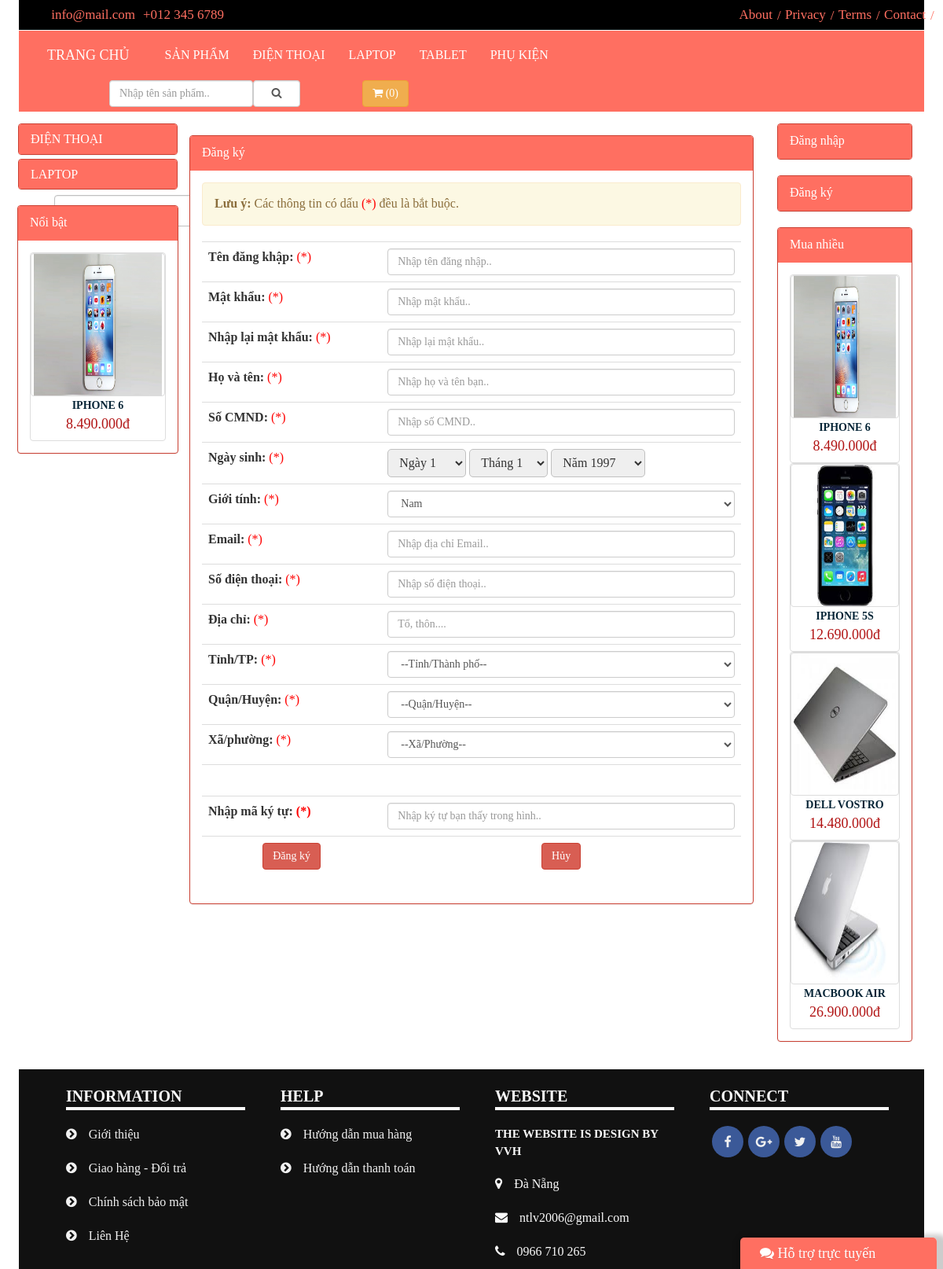
Page /?menu=dang_ky on the committed database.
### tables this page shows
CREATE TABLE IF NOT EXISTS `menu_ngang` (
  `id` int(11) NOT NULL,
  `title` varchar(80) DEFAULT NULL,
  `content` varchar(600) DEFAULT NULL,
  `loaimenu` varchar(80) DEFAULT NULL
);

CREATE TABLE IF NOT EXISTS `menu_doc` (
  `id` int(11) NOT NULL,
  `title` varchar(80) DEFAULT NULL,
  `sub_1` varchar(80) NOT NULL,
  `sub_2` varchar(80) NOT NULL,
  `sub_3` varchar(50) NOT NULL,
  `sub_1_link` varchar(1000) NOT NULL,
  `sub_2_link` varchar(1000) NOT NULL,
  `sub_3_link` varchar(50) NOT NULL
);

CREATE TABLE IF NOT EXISTS `san_pham` (
  `masp` int(11) NOT NULL,
  `tensp` varchar(80) DEFAULT NULL,
  `giasp` int(11) DEFAULT NULL,
  `soluong` int(11) NOT NULL,
  `img` varchar(100) DEFAULT NULL,
  `img1` varchar(80) NOT NULL,
  `img2` varchar(80) NOT NULL,
  `img3` varchar(80) NOT NULL,
  `img4` varchar(80) NOT NULL,
  `thongtin` varchar(500) DEFAULT NULL,
  `loaisp` varchar(80) DEFAULT NULL,
  `noi_bat` varchar(10) NOT NULL,
  `mua_nhieu` int(11) NOT NULL,
  `xem_nhieu` int(11) NOT NULL,
  `rate1` int(11) NOT NULL,
  `rate2` int(11) NOT NULL,
  `rate3` int(11) NOT NULL,
  `rate4` int(11) NOT NULL,
  `rate5` int(11) NOT NULL
);

### left.php (called while the page is built)
<?php
	include('menu_left.php');
	include('chuc_nang/san_pham/noi_bat.php');
?>

### content.php (called while the page is built)
<?php
	include('chuc_nang/menu.php');
?>

### chuc_nang/dang_ky_dang_nhap/dang_ky.php (the view, shortened to what this page needs)
<div class="panel panel-primary">
    <div class="panel-heading">Đăng ký</div>
    <div class="panel-body">
    <p class="alert alert-warning"><strong>Lưu ý: </strong>Các thông tin có dấu <span style="color: red;">(*)</span> đều là bắt buộc.</p>
    <form action="?menu=exec_dang_ky" method="post" role="form" data-toggle="validator">
	<table class="table">
		<tr>
			<td><label for="user">Tên đăng khập:</label> <span style="color: red;">(*)</span></td>
			<td><input type="text" name="username" id="user" class="form-control" placeholder="Nhập tên đăng nhập.." required ></td>
		</tr>
		<tr>
			<td><label for="pass">Mật khẩu:</label> <span style="color: red;">(*)</span></td>
			<td><input type="password" name="password" id="pass" class="form-control" placeholder="Nhập mật khẩu.." required ></td>
		</tr>
		<tr>
			<td><label for="repass">Nhập lại mật khẩu:</label> <span style="color: red;">(*)</span></td>
			<td><input type="password" name="re-pass" class="form-control" id="repass" placeholder="Nhập lại mật khẩu.." required ></td>
		</tr>
		<tr>
			<td><label for="hoten">Họ và tên:</label> <span style="color: red;">(*)</span></td>
			<td><input type="text" name="hoten" id="hoten" class="form-control"  placeholder="Nhập họ và tên bạn.." required ></td>
		</tr>
		<tr>
			<td><label for="cmnd">Số CMND: </label> <span style="color: red;">(*)</span></td>
			<td><input type="text" name="cmnd" id="cmnd" class="form-control"  placeholder="Nhập số CMND.." required ></td>
		</tr>
		<tr>
			<td><label>Ngày sinh: </label> <span style="color: red;">(*)</span></td>
			<td>
				<select style="width: 100px; height: 36px; border: 0.1px solid silver; border-radius: 5px; padding-left: 10px;" name="ngay" id="ngaysinh" required >
				<?php for($i=1; $i<=31; $i++){ ?>
					<option value="<?php echo $i; ?>"><?php echo "Ngày ".$i; ?></option>
				<?php }?>
				</select>
				<select style="width: 100px; height: 36px; border: 0.1px solid silver; border-radius: 5px; padding-left: 10px;" name="thang" required >
				<?php for($j=1; $j<=12; $j++){ ?>
					<option value="<?php echo $j; ?>"><?php echo "Tháng ".$j; ?></option>
				<?php }?>
				</select>
				<select style="width: 120px; height: 36px; border: 0.1px solid silver; border-radius: 5px; padding-left: 10px;" name="nam" required >
				<?php for($y=1946; $y<=date('Y'); $y++){
					if($y==1997){
						$selected= "selected";
						}
					else{
						$selected= "";
						} ?>
					<option value="<?php echo $y; ?>" <?php echo $selected; ?> ><?php echo "Năm ".$y; ?></option>
				<?php } ?>
				</select>
			</td>
		</tr>
		<tr>
			<td><label for="gioitinh">Giới tính:</label> <span style="color: red;">(*)</span></td>
			<td>
				<select  class="form-control"  name="gioitinh" id="gioitinh" required >
					<option value="Nam">Nam</option>
				</select>
			</td>
		</tr>
		<tr>
			<td><label for="email">Email:</label> <span style="color: red;">(*)</span></td>
			<td><input type="email" name="email" id="email" class="form-control"  placeholder="Nhập địa chỉ Email.." required ></td>
		</tr>
		<tr>
			<td><label for="sdt">Số điện thoại:</label> <span style="color: red;">(*)</span></td>
			<td><input type="text" name="sdt" id="sdt" class="form-control"  placeholder="Nhập số điện thoại.." required ></td>
		</tr>
		<tr>
			<td><label for="diachi">Địa chỉ:</label> <span style="color: red;">(*)</span></td>
			<td><input type="text" name="diachi" id="diachi" class="form-control"  placeholder="Tổ, thôn...." required ></td>
		</tr>
		<tr>
			<td><label for="tinhtp">Tỉnh/TP:</label> <span style="color: red;">(*)</span></td>
			<td>
				<select  class="form-control"  name="tinhtp" id="tinhtp" required >
					<option value="">--Tỉnh/Thành phố--</option>
				</select>
			</td>
		</tr>
		<tr>
			<td><label for="quanhuyen">Quận/Huyện:</label> <span style="color: red;">(*)</span></td>
			<td>
				<select  class="form-control"  name="quanhuyen" id="quanhuyen" required >
					<option value="">--Quận/Huyện--</option>
				</select>
			</td>
		</tr>
		<tr>
			<td><label for="xaphuong">Xã/phường: </label> <span style="color: red;">(*)</span></td>
			<td>
				<select class="form-control"  name="xaphuong" id="xaphuong" required >
					<option value="">--Xã/Phường--</option>
				</select>
			</td>
		</tr>
		<tr>
			<td colspan="2" align="center"><img src="chuc_nang/dang_ky_dang_nhap/captcha.php" alt=""></td>
		</tr>
		<tr>
			<td><label for="captcha">Nhập mã ký tự: <span style="color: red;">(*)</label></span></td>
			<td><input type="text" class="form-control" name="value" id="captcha" placeholder="Nhập ký tự bạn thấy trong hình.."></td>
		</tr>
		<tr>
			<td align="center"><input type="submit" class="btn btn-primary" name="submit" value="Đăng ký"></td></form>
			<td align="center"><form action="?menu=exec_dang_ky" action="post"><input type="submit" class="btn btn-primary" name="cancel" value="Hủy"></form></td>
</div>
</div>

### navbar.php (shortened to what this page needs)
<nav class="menu sticky navbar-default" role="navigation">
	<div class="container">
		<div class="navbar-header">
			<a class="navbar-brand" href="index.php">TRANG CHỦ</a>
		</div>
		<div class="collapse navbar-collapse navbar-ex1-collapse col-sm-10">
			<ul class="nav navbar-nav">
				<?php
				include('connect.php');
				$sl="select * from menu_ngang";
				$exec= mysqli_query($connect, $sl);
				while($row=mysqli_fetch_array($exec)){
				?>
				<li><a href="?menu=<?php echo $row['loaimenu']; ?>"><?php
				echo $row['title']; ?></a></li>
				<?php } ?>
			</ul>
		</div>
		<div class="col-md-5 right">
			<div class="search row">
				<form class="search row" action="?menu=search" action="post">
					<input class="form-control" type="search" name="search" placeholder="Nhập tên sản phẩm..">
					<button type="submit" class="form-control formcontrol" name="submit"><span class="fa fa-search"></span></button>
				</form>
				<div class="cart ">
				<a class="btn btn-warning" href="?menu=gio_hang"><span class="fa fa-shopping-cart"></span> (<?php if(isset($_SESSION['giohang'])){
						$cart= count($_SESSION['giohang']);
						echo $cart;
					}
				else { $cart=0;
					echo $cart;} ?>)</a>
			</div>
			</div>
		</div>
	</div>
</nav>

### menu_left.php (shortened to what this page needs)
<div class="row">
           <div class="panel-group" id="accordion">
           <?php
		include('connect.php');
		$sl= "select * from menu_doc";
		$exec= mysqli_query($connect,$sl);
		$i=0;
		while($row= mysqli_fetch_array($exec)){
			$i=$i+1;
			switch($i){
				case 1: $num= "One"; break;
				case 2: $num= "Two"; break;
			}
	?>
               <div class="panel panel-primary" style="margin-left: -16px;">
                   <div class="panel-heading">
                       <h4 class="panel-title">
                           <a data-toggle="collapse" style="text-decoration: none;" data-parent="#accordion" href="#collapse<?php echo $num; ?>"><?php echo $row['title'];  ?></a>
                       </h4>
                   </div>
               </div>
               <?php } ?>
           </div>
   </div>

### chuc_nang/san_pham/noi_bat.php
<div class="panel panel-primary"  style="margin-left: -32px; margin-right: -16px;">
    <div class="panel-heading">Nổi bật</div>
    <div class="panel-body">
		<?php
			include('connect.php');
			$sl= "select * from san_pham where noi_bat='co' limit 0,4";
			$exec= mysqli_query($connect, $sl);
			while($row= mysqli_fetch_array($exec)){
		?>
		<div style="height: 240px;" class="sp img-thumbnail">
		<div class="img img-thumbnail">
			<a href="?menu=product_info&masp=<?php echo $row['masp']; ?>"><img src="images/<?php echo $row['img']; ?>" alt=""></a>
		</div>
		<div class="title">
			<a href="?menu=product_info&masp=<?php echo $row['masp']; ?>"><?php echo $row['tensp']; ?></a>
		</div>
		<div class="cost">
			<span><?php echo number_format($row['giasp'],0,",",".")."đ"; ?></span>
		</div>
	</div>
		<?php } ?>
	</div>
</div>

### chuc_nang/san_pham/mua_nhieu.php
<div class="panel panel-primary">
    <div class="panel-heading">Mua nhiều</div>
    <div class="panel-body">
		<?php
			include('connect.php');
			$sl= "select * from san_pham order by mua_nhieu desc limit 0,4";
			$exec= mysqli_query($connect, $sl);
			while($row= mysqli_fetch_array($exec)){
		?>
		<div style="height: 240px;" class="sp img-thumbnail">
		<div class="img img-thumbnail">
			<a href="?menu=product_info&masp=<?php echo $row['masp']; ?>"><img src="images/<?php echo $row['img']; ?>" alt=""></a>
		</div>
		<div class="title">
			<a href="?menu=product_info&masp=<?php echo $row['masp']; ?>"><?php echo $row['tensp']; ?></a>
		</div>
		<div class="cost">
			<span><?php echo number_format($row['giasp'],0,",",".")."đ"; ?></span>
		</div>
	</div>
		<?php } ?>
	</div>
</div>

### css/style.css (style rules this page uses)
body { width: 96%; margin: auto; font-family: tahoma; font-size: 16px; }
.panel-primary > .panel-heading { color: #fff; background-color: #FF6F61; border-color: #FF6F61; }
.sticky { position: -webkit-sticky; position: sticky; top: 0; padding: 3px; z-index: 10; }
.menu { margin: auto; background-color: #FF6F61; }
.menu .container .collapse ul { list-style: none; }
.menu .container .collapse ul li { background-color: #FF6F61; }
.menu .container .collapse ul li a { display: block; color: white; text-decoration: none; }
.menu .container .navbar-header a { color: #fffafa; }
.menu .search { margin: auto; display: flex; }
.menu .right { margin: auto; padding-top: 7px; }
.formcontrol { width: 30%; }
.left a { text-decoration: none; }
.content .sp { height: 280px; padding: 0px; text-align: center; }
.content .sp .img { padding: 0px; height: 182px; }
.content .sp .img img { width: 96%; height: 180px; }
.content .sp .title a { text-decoration: none; font-size: 14px; font-weight: bold; color: #052436; }
.content .sp .cost span { font-size: 18px; color: #B11313; }
.right { padding-right: 0px; }
.panel-primary { border-color: #ca4033; }
.btn-primary { color: #fff; background-color: #d85e53; border-color: #ca4033; }
a { color: #111; text-decoration: none; }

### rows in the picture
menu_ngang: title "SẢN PHẨM"
menu_ngang: title "ĐIỆN THOẠI"
menu_ngang: title "LAPTOP"
menu_ngang: title "TABLET"
menu_ngang: title "PHỤ KIỆN"
menu_doc: title "ĐIỆN THOẠI"
menu_doc: title "LAPTOP"
san_pham: img (picture), tensp "IPHONE 6", giasp "8.490.000"
san_pham: img (picture), tensp "IPHONE 5S", giasp "12.690.000"
san_pham: img (picture), tensp "DELL VOSTRO", giasp "14.480.000"
san_pham: img (picture), tensp "MACBOOK AIR", giasp "26.900.000"

### other values in the picture
$cart "0"
